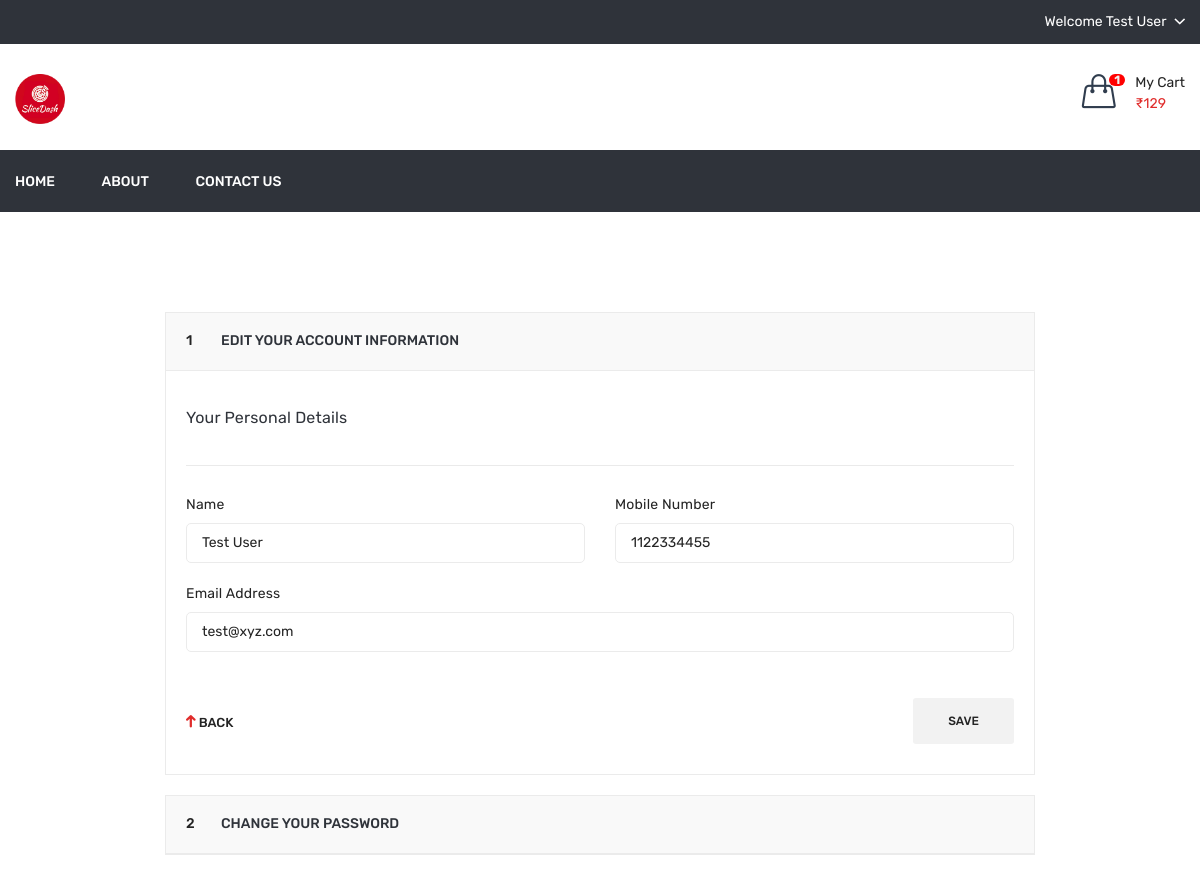
The app's page /profile.php (signed in) with its own data.
### tables this page shows
CREATE TABLE `dish_cart` (
  `id` int(11) NOT NULL,
  `user_id` int(11) NOT NULL,
  `dish_detail_id` int(11) NOT NULL,
  `qty` int(11) NOT NULL,
  `added_on` datetime DEFAULT NULL
);

CREATE TABLE `user` (
  `id` int(11) NOT NULL,
  `name` varchar(50) NOT NULL,
  `email` varchar(50) NOT NULL,
  `mobile` varchar(15) NOT NULL,
  `password` varchar(100) NOT NULL,
  `status` int(1) NOT NULL,
  `added_on` datetime DEFAULT NULL
);

### function.inc.php (called while the page is built, shortened)
    <?php
function getUserCart(){
	global $con;
	$arr=array();
	$id=$_SESSION['FOOD_USER_ID'];
	$res=mysqli_query($con,"select * from dish_cart where user_id='$id'");
	while($row=mysqli_fetch_assoc($res)){
		$arr[]=$row;
	}
	return $arr;
}
function getUserFullCart($attr_id=''){
	$cartArr=array();
	if(isset($_SESSION['FOOD_USER_ID'])){
		$getUserCart=getUserCart();
		$cartArr=array();
		foreach($getUserCart as $list){
			$cartArr[$list['dish_detail_id']]['qty']=$list['qty'];
			$getDishDetail=getDishDetailById($list['dish_detail_id']);
			$cartArr[$list['dish_detail_id']]['price']=$getDishDetail['price'];
			$cartArr[$list['dish_detail_id']]['dish']=$getDishDetail['dish'];
			$cartArr[$list['dish_detail_id']]['image']=$getDishDetail['image'];
		}
	}
	if($attr_id!=''){
		return $cartArr[$attr_id]['qty'];
	}else{
		return $cartArr;
	}
}
function getDishDetailById($id){
	global $con;
	$res=mysqli_query($con,"select dish.dish,dish.image,dish_details.price from dish_details,dish where dish_details.id='$id' and dish.id=dish_details.dish_id");
	$row=mysqli_fetch_assoc($res);
	return $row;
}
function getUserDetailsByid(){
	global $con;
	$data['name']='';
	$data['email']='';
	$data['mobile']='';
	if(isset($_SESSION['FOOD_USER_ID'])){
	$uid = $_SESSION['FOOD_USER_ID'];
	$row=mysqli_fetch_assoc(mysqli_query($con,"select * from user where id='$uid'"));
	$data['name']=$row['name'];
	$data['email']=$row['email'];
	$data['mobile']=$row['mobile'];
	}
	return $data;
}
?>

### profile.php (the view, shortened to what this page needs)
<?php
include ("header.php");
$getUserDetails=getUserDetailsByid();
?>
<div class="myaccount-area pb-80 pt-100">
            <div class="container">
                <div class="row">
                    <div class="ml-auto mr-auto col-lg-9">
                        <div class="checkout-wrapper">
                            <div id="faq" class="panel-group">
                                <div class="panel panel-default">
                                    <div class="panel-heading">
                                        <h5 class="panel-title"><span>1</span> <a data-toggle="collapse" data-parent="#faq" href="#my-account-1">Edit your account information </a></h5>
                                    </div>
                                    <div id="my-account-1" class="panel-collapse collapse show">
                                        <div class="panel-body">
                                            <form method="post" id="frmProfile">
												<div class="billing-information-wrapper">
													<div class="account-info-wrapper">
														<h5>Your Personal Details</h5>
													</div>
													<div class="row">
														<div class="col-lg-6 col-md-6">
															<div class="billing-info">
																<label>Name</label>
																<input type="text" id="uname" name="name" required value="<?php echo $getUserDetails['name']?>">
															</div>
														</div>
														<div class="col-lg-6 col-md-6">
															<div class="billing-info">
																<label>Mobile Number</label>
																<input type="text" name="mobile" value="<?php echo $getUserDetails['mobile']?>" required>
															</div>
														</div>
														<div class="col-lg-12 col-md-12">
															<div class="billing-info">
																<label>Email Address</label>
																<input type="email" readonly="readonly" value="<?php echo $getUserDetails['email']?>">
															</div>
														</div>
													</div>
													<div class="billing-back-btn">
														<div class="billing-back">
															<a href="#"><i class="ion-arrow-up-c"></i> back</a>
														</div>
														<div class="billing-btn">
															<button type="submit" id="profile_submit">Save</button>
														</div>
													</div>
												</div>
											</form>
                                        </div>
                                    </div>
                                </div>
                                <div class="panel panel-default">
                                    <div class="panel-heading">
                                        <h5 class="panel-title"><span>2</span> <a data-toggle="collapse" data-parent="#faq" href="#my-account-2">Change your password </a></h5>
                                    </div>
                                </div>
                            </div>
                        </div>
                    </div>
                </div>
            </div>
        </div>
<?php
include("footer.php");
?>

### header.php (shortened to what this page needs)
<?php
include 'function.inc.php';
$cartArr=getUserFullCart();
$totalCartDish=count($cartArr);
$totalPrice=0;
foreach($cartArr as $list){
    $totalPrice=$totalPrice+($list['qty']*$list['price']);
}
?>
<!doctype html>
<html class="no-js" lang="zxx">
<head>
        <link rel="stylesheet" href="assets/css/bootstrap.min.css">
        <link rel="stylesheet" href="assets/css/animate.css">
        <link rel="stylesheet" href="assets/css/owl.carousel.min.css">
        <link rel="stylesheet" href="assets/css/slick.css">
        <link rel="stylesheet" href="assets/css/chosen.min.css">
        <link rel="stylesheet" href="assets/css/ionicons.min.css">
        <link rel="stylesheet" href="assets/css/font-awesome.min.css">
        <link rel="stylesheet" href="assets/css/simple-line-icons.css">
        <link rel="stylesheet" href="assets/css/jquery-ui.css">
        <link rel="stylesheet" href="assets/css/meanmenu.min.css">
        <link rel="stylesheet" href="assets/css/style.css">
        <link rel="stylesheet" href="assets/css/responsive.css">
    </head>
    <body>
        <header class="header-area">
            <div class="header-top black-bg">
                <div class="container">
                    <div class="row">
                        <div class="col-lg-4 col-md-4 col-12 col-sm-4">
                        </div>
                        <div class="col-lg-8 col-md-8 col-12 col-sm-8">
                            <div class="account-curr-lang-wrap f-right">
                                                <?php
                                                if(isset($_SESSION['FOOD_USER_NAME'])){
                                                    ?>
                                        <ul>
                                    <li class="top-hover"><a href="#"><?php echo "Welcome <span id='user_top_name'>".$_SESSION['FOOD_USER_NAME']?></span><i class="ion-chevron-down"></i></a>
                                    </li>
                                </ul>
                                <?php } ?>
                            </div>
                        </div>
                    </div>
                </div>
            </div>
            <div class="header-middle">
                <div class="container">
                    <div class="row">
                        <div class="col-lg-3 col-md-4 col-12 col-sm-4">
                            <div class="logo">
                                <a href="shop">
                                    <img alt="" src="assets/img/logo/slice_main.png" height="50px">
                                </a>
                            </div>
                        </div>
                        <div class="col-lg-9 col-md-8 col-12 col-sm-8">
                            <div class="header-middle-right f-right">
                                <div class="header-wishlist">
                                </div>
                                <div>
                                    <a href="cart">
                                        <div class="header-icon-style">
                                            <i class="icon-handbag icons"></i>
                                            <span class='badge badge-warning' id='totalCartDish'><?php echo $totalCartDish?></span>
                                        </div>
                                        <div class="cart-text">
                                            <span class="digit">My Cart</span><br>
                                            <span class="cart-digit-bold" id="totalPrice">
                                            <?php
                                            if($totalPrice!=0){
                                            echo '₹'.$totalPrice;
                                            }?>  </span>
                                        </div>
                                        </a>
							    </div>
                            </div>
                        </div>
                    </div>
                </div>
            </div>
            <div class="header-bottom transparent-bar black-bg">
                <div class="container">
                    <div class="row">
                        <div class="col-lg-12 col-md-12 col-12">
                            <div class="main-menu">
                                <nav>
                                    <ul>
                                        <li><a href="shop">Home</a></li>
                                        <li><a href="about-us">About</a></li>
                                        <li><a href="contact-us">Contact us</a></li>
                                    </ul>
                                </nav>
                            </div>
                        </div>
                    </div>
                </div>
            </div>
        </header>

### records on screen
dish_cart: dish_detail "1"
user: name "Test User", mobile "1122334455", email "test@xyz.com"

### other values on screen
$_SESSION['FOOD_USER_NAME'] "Test User"
$totalPrice "129"
